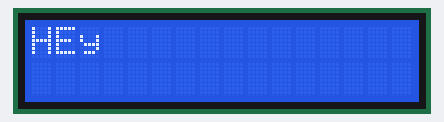
Simulated run of this sketch. Board: Arduino Uno, built with avr-gcc and run on an emulated ATmega328P. On the bench: 16×2 character LCD.

Above: at 0.1 s.
At 2.1 s:
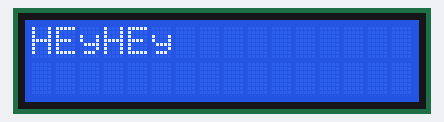
At 4.1 s:
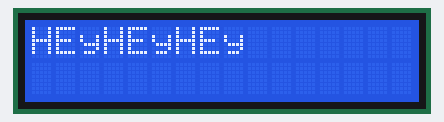
At 10.1 s:
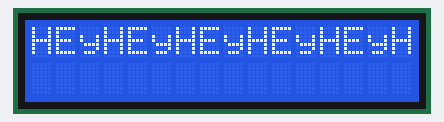
At 26.2 s:
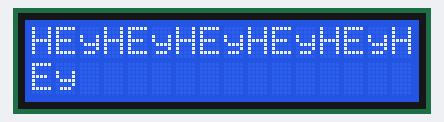
At 36.2 s:
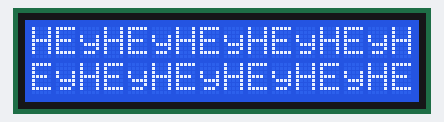

Measured:
- what the display in image 1 shows lasts 2.0 s, from 2.1 s to 4.1 s
- what the display in image 3 shows lasts 16.0 s, from 10.1 s to 26.1 s

The sketch:

i2xaddr.ino
```cpp
#include <Wire.h>
#include <LiquidCrystal_I2C.h>

LiquidCrystal_I2C lcd(0x27,16,2);

void setup()
{
  lcd.init();
  lcd.backlight();
  }
void loop()
{
  lcd.print("HEy");
  delay(2000);
  }
```
